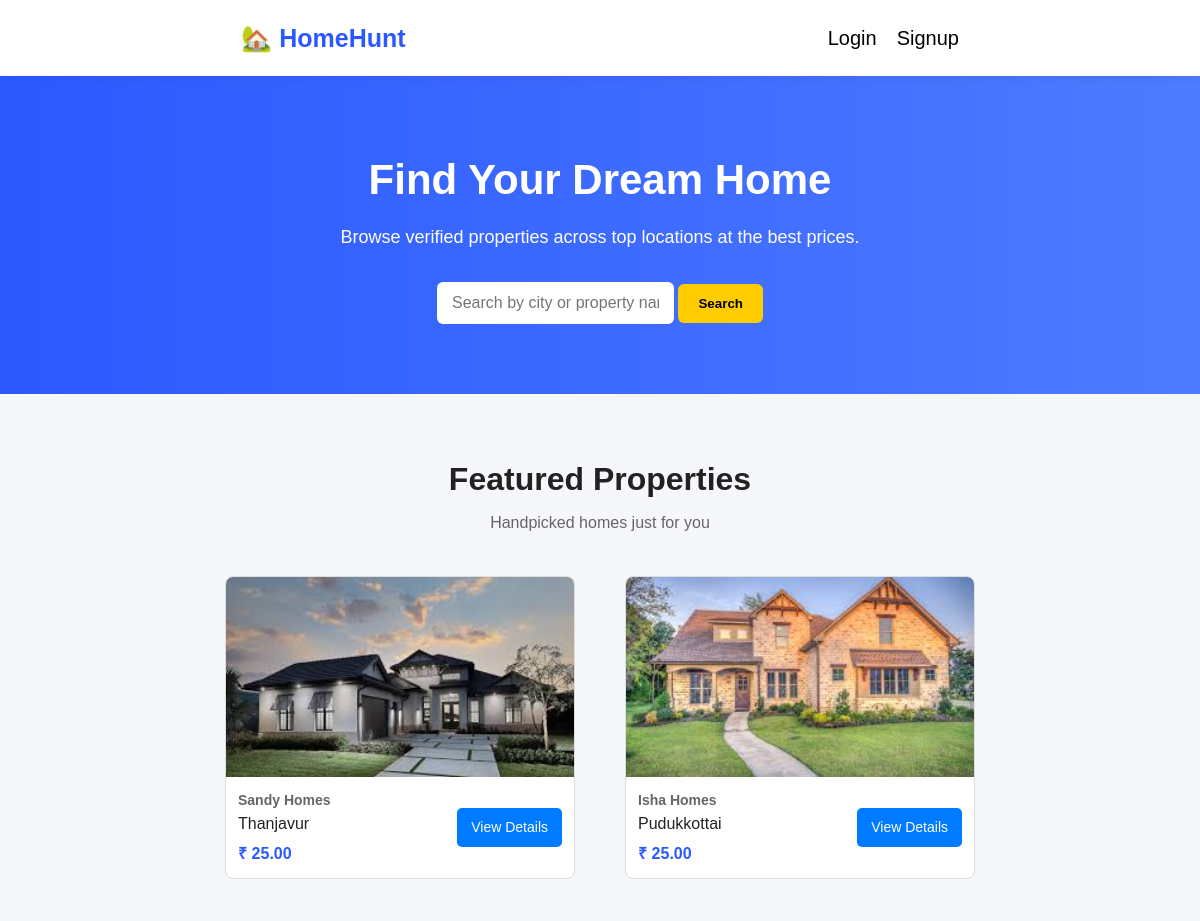
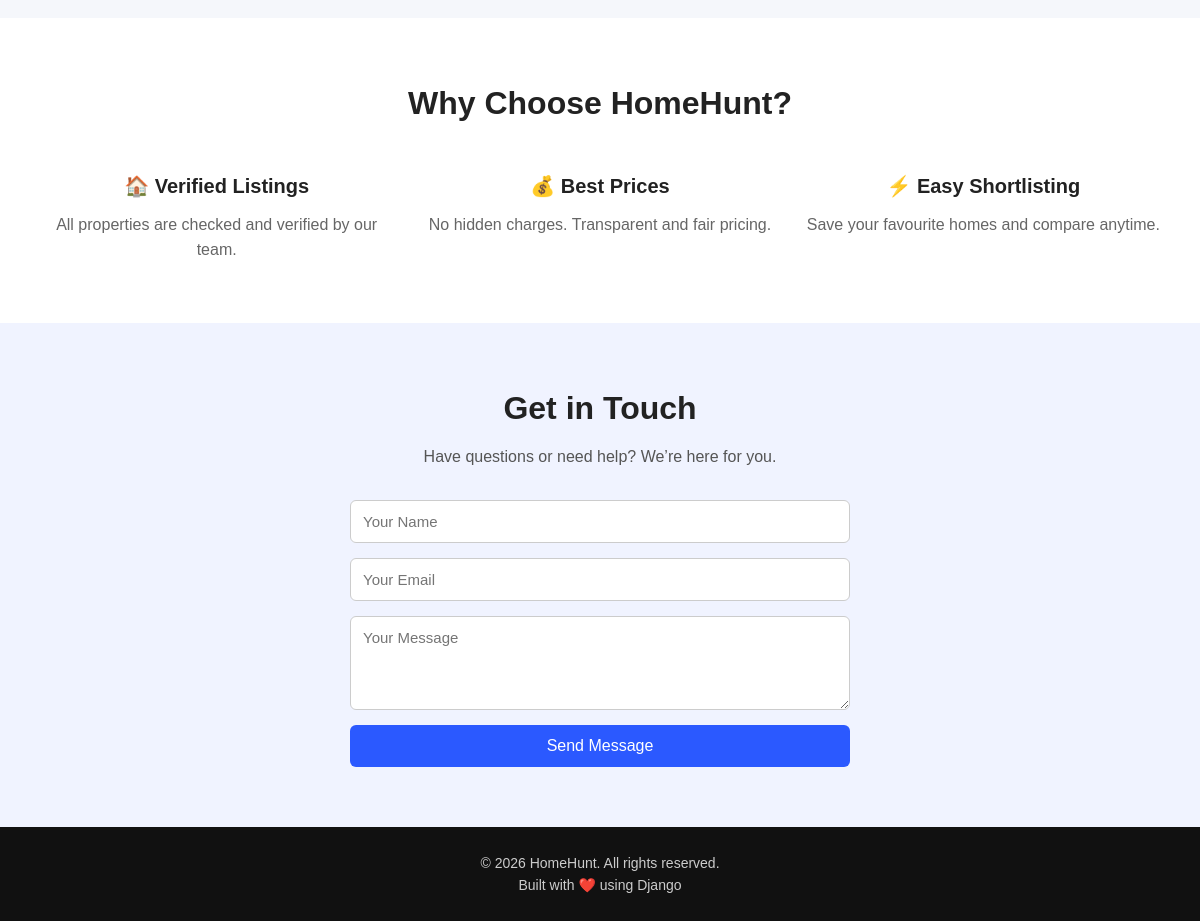
The app's page /, older data (2 pictures, top to bottom).
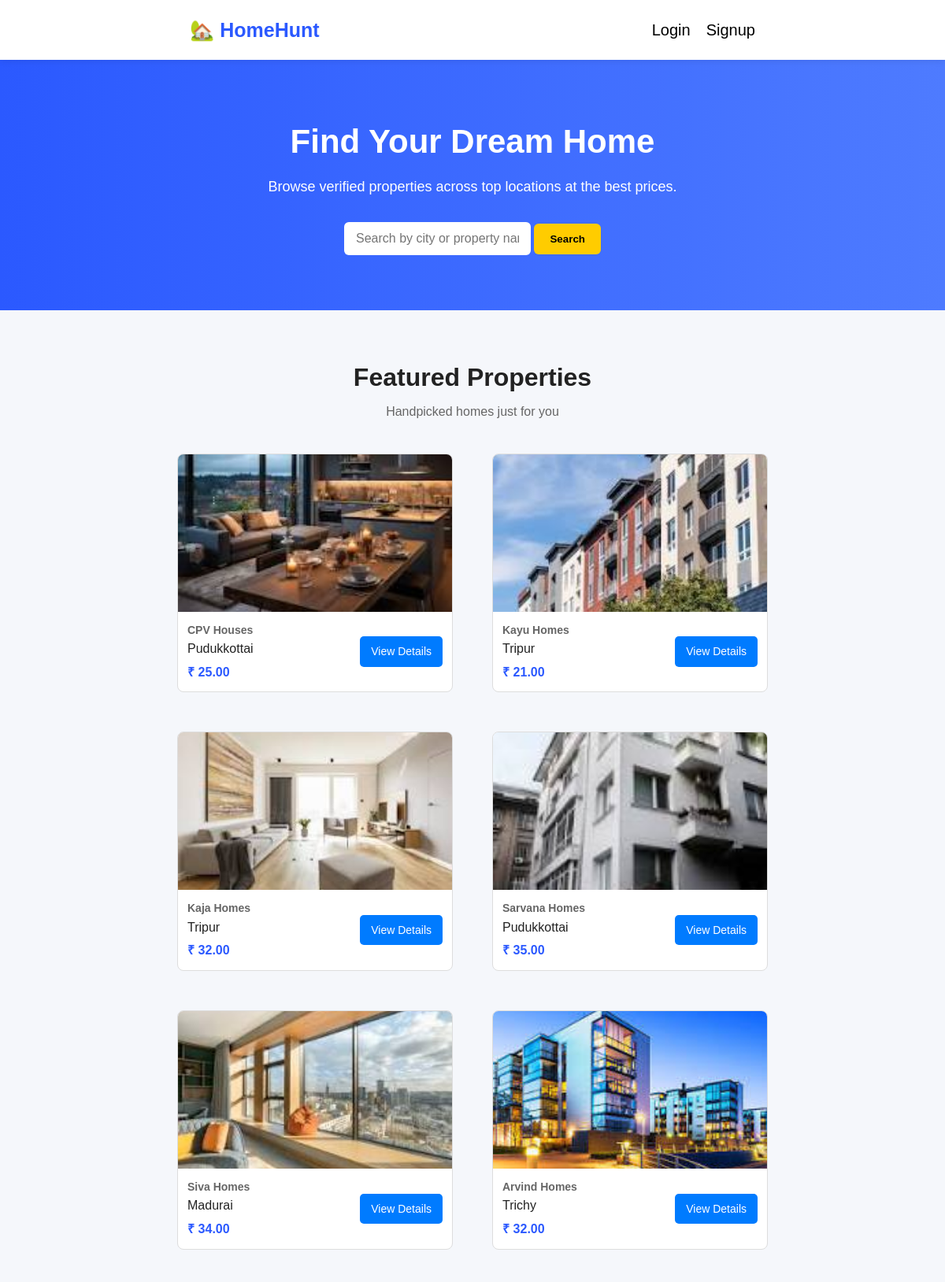
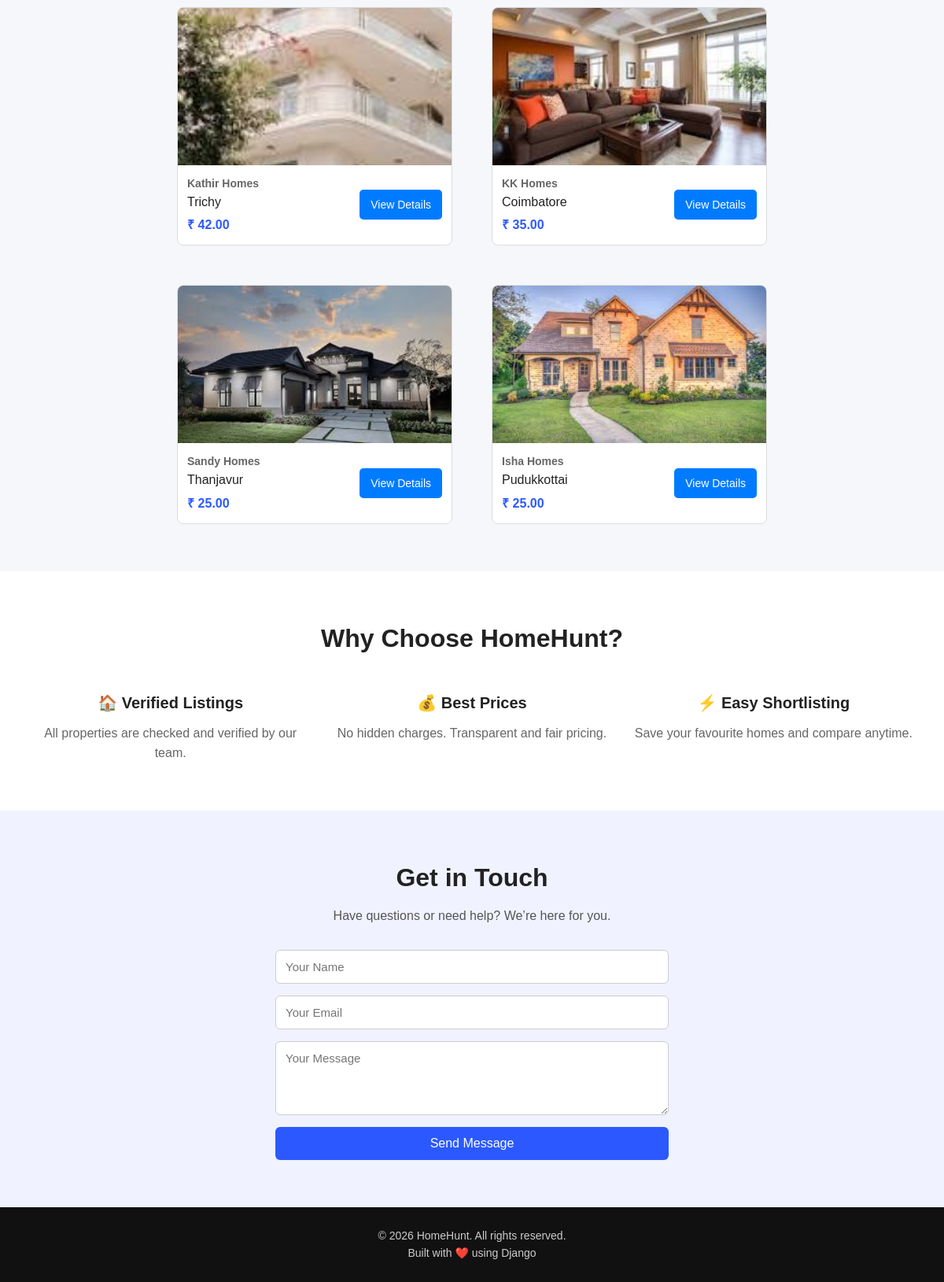
The same page, newer data (2 pictures, top to bottom).
### real_estate/models.py (models this page shows, shortened)
class Property(models.Model):
    class PropertyType(models.TextChoices):
        HOME = "home", "Home"
        APARTMENT = "apartment", "Apartment"
    name = models.CharField(max_length=100)
    location = models.CharField(max_length=255)
    price = models.DecimalField(
        max_digits=10,
        decimal_places=2,
        validators=[MinValueValidator(0)],
        db_index=True,
    )
    size = models.PositiveIntegerField(help_text="Size in square feet")
    image = models.ImageField(upload_to="properties/", blank=True, null=True)
    property_type = models.CharField(
        max_length=20,
        choices=PropertyType.choices,
        default=PropertyType.HOME,
        db_index=True,
    )
    is_available = models.BooleanField(default=True)
    description = models.TextField(blank=True)
    time_added = models.DateTimeField(auto_now_add=True)
    class Meta:
        ordering = ["-time_added"]

### real_estate/views.py (the view)
# urls.py: path("", views.index, name="index"),
def index(request):
    query = request.GET.get("q")
    if query:
        properties = Property.objects.filter(
            Q(name__icontains=query) | Q(location__icontains=query)
        )
    else:
        properties = Property.objects.all()
    context = {"properties": properties}
    return render(request, "index.html", context)

### real_estate/templates/index.html (shortened to what this page needs)
{% load static %}
<!doctype html>
<html lang="en">
  <head>
    <link rel="stylesheet" href="{% static 'css/style.css' %}" />
  </head>
  <body>
    <div class="nav">
      <div class="logo">🏡 HomeHunt</div>
      <div class="links">
        {% if user.is_authenticated %}
        <a href="{% url 'favourite_list' %}">❤️ My Favourites</a>
        <a href="{% url 'logout' %}">Logout</a>
        {% else %}
        <a href="{% url 'login' %}">Login</a>
        <a href="{% url 'signup' %}">Signup</a>
        {% endif %}
      </div>
    </div>
    <section class="hero">
      <h1>Find Your Dream Home</h1>
      <p>Browse verified properties across top locations at the best prices.</p>
      <div class="s-box">
        <form method="GET" action="{% url 'index' %}">
          <input
            type="text"
            name="q"
            placeholder="Search by city or property name"
            value="{{ request.GET.q }}"
          />
          <button type="submit">Search</button>
        </form>
      </div>
    </section>
    <section class="listings">
      <h2>Featured Properties</h2>
      <p class="subtitle">Handpicked homes just for you</p>
      <div class="props">
        {% for prop in properties %}
        <div class="individual-props">
          {% if prop.image %}
          <img src="{{ prop.image.url }}" alt="Property image" />
          {% endif %}
          <div class="prop-info">
            <div class="prop-text">
              <h3>{{ prop.name }}</h3>
              <p>{{ prop.location }}</p>
              <span class="price">₹ {{ prop.price }}</span>
            </div>
            <a href="{% url 'property_detail' prop.id %}" class="view-btn">
              View Details
            </a>
          </div>
        </div>
        {% empty %}
        <p>No properties available right now.</p>
        {% endfor %}
      </div>
    </section>
    <section class="features">
      <h2>Why Choose HomeHunt?</h2>
      <div class="feature-box">
        <div>
          <h3>🏠 Verified Listings</h3>
          <p>All properties are checked and verified by our team.</p>
        </div>
        <div>
          <h3>💰 Best Prices</h3>
          <p>No hidden charges. Transparent and fair pricing.</p>
        </div>
        <div>
          <h3>⚡ Easy Shortlisting</h3>
          <p>Save your favourite homes and compare anytime.</p>
        </div>
      </div>
    </section>
    <section class="contact">
      <h2>Get in Touch</h2>
      <p>Have questions or need help? We’re here for you.</p>
      <form method="post">
        <input type="text" placeholder="Your Name" required />
        <input type="email" placeholder="Your Email" required />
        <textarea placeholder="Your Message" rows="4"></textarea>
        <button type="submit">Send Message</button>
      </form>
    </section>
    <footer>
      <p>© 2026 HomeHunt. All rights reserved.</p>
      <p>Built with ❤️ using Django</p>
    </footer>
  </body>
</html>

### real_estate/static/css/style.css (style rules this page uses)
* { margin: 0; padding: 0; box-sizing: border-box; font-family: sans-serif; }
body { background-color: #f5f7fb; color: #222; line-height: 1.6; }
.nav { display: flex; justify-content: space-around; align-items: center; padding: 18px 30px; background: #ffffff; box-shadow: 0 2px 8px rgba(0, 0, 0, 0.08); position: sticky; top: 0; z-index: 100; }
.logo { font-size: 25px; font-weight: bold; color: #2b59ff; }
.links { display: flex; gap: 20px; }
.links a { text-decoration: none; font-size: 20px; color: black; font-weight: 500; }
.hero { background: linear-gradient(to right, #2b59ff, #4e7bff); color: white; padding: 70px 20px; text-align: center; }
.hero h1 { font-size: 42px; margin-bottom: 10px; }
.hero p { font-size: 18px; margin-bottom: 30px; }
.s-box { display: flex; justify-content: center; gap: 10px; max-width: 600px; margin: auto; }
.s-box input { flex: 1; padding: 12px 15px; border-radius: 6px; border: none; outline: none; font-size: 16px; }
.s-box button { padding: 12px 20px; background: #ffcc00; border: none; border-radius: 6px; cursor: pointer; font-weight: bold; }
.listings { padding: 60px 40px; }
.listings h2 { text-align: center; font-size: 32px; margin-bottom: 5px; }
.subtitle { text-align: center; color: #666; margin-bottom: 40px; }
.props { display: flex; flex-wrap: wrap; gap: 50px; justify-content: center; }
.individual-props { width: 350px; border: 1px solid #ddd; border-radius: 8px; overflow: hidden; display: flex; flex-direction: column; background: #fff; transition: transform 0.2s ease, box-shadow 0.2s ease; }
.individual-props img { width: 100%; height: 200px; object-fit: cover; display: block; }
.prop-info { display: flex; justify-content: space-between; align-items: center; padding: 12px; }
.prop-text h2, .prop-text h3 { margin: 0; }
.prop-text h3 { font-size: 14px; color: #666; }
.price { display: block; margin-top: 4px; font-weight: bold; color: #2b59ff; }
.view-btn { padding: 8px 14px; font-size: 14px; border-radius: 5px; background: #007bff; color: white; text-decoration: none; cursor: pointer; white-space: nowrap; transition: background 0.2s ease; }
.features { background: #ffffff; padding: 60px 40px; }
.features h2 { text-align: center; font-size: 32px; margin-bottom: 40px; }
.feature-box { display: grid; grid-template-columns: repeat(auto-fit, minmax(220px, 1fr)); gap: 30px; text-align: center; }
.feature-box h3 { font-size: 20px; margin-bottom: 10px; }
.feature-box p { color: #666; }
.contact { background: #f0f3ff; padding: 60px 20px; text-align: center; }
.contact h2 { font-size: 32px; margin-bottom: 10px; }
.contact p { margin-bottom: 30px; color: #555; }
.contact form { max-width: 500px; margin: auto; display: flex; flex-direction: column; gap: 15px; }
.contact input, .contact textarea { padding: 12px; border-radius: 6px; border: 1px solid #ccc; font-size: 15px; }
.contact button { padding: 12px; background: #2b59ff; color: white; border: none; border-radius: 6px; cursor: pointer; font-size: 16px; }
footer { background: #111; color: #ccc; padding: 25px; text-align: center; font-size: 14px; }

Row changes from the older to the newer data that the page shows:
added Property: image (picture), name "CPV Houses", location "Pudukkottai", price "25.00"
added Property: image (picture), name "Kayu Homes", location "Tripur", price "21.00"
added Property: image (picture), name "Kaja Homes", location "Tripur", price "32.00"
added Property: image (picture), name "Sarvana Homes", location "Pudukkottai", price "35.00"
added Property: image (picture), name "Siva Homes", location "Madurai", price "34.00"
added Property: image (picture), name "Arvind Homes", location "Trichy", price "32.00"
added Property: image (picture), name "Kathir Homes", location "Trichy", price "42.00"
added Property: image (picture), name "KK Homes", location "Coimbatore", price "35.00"
